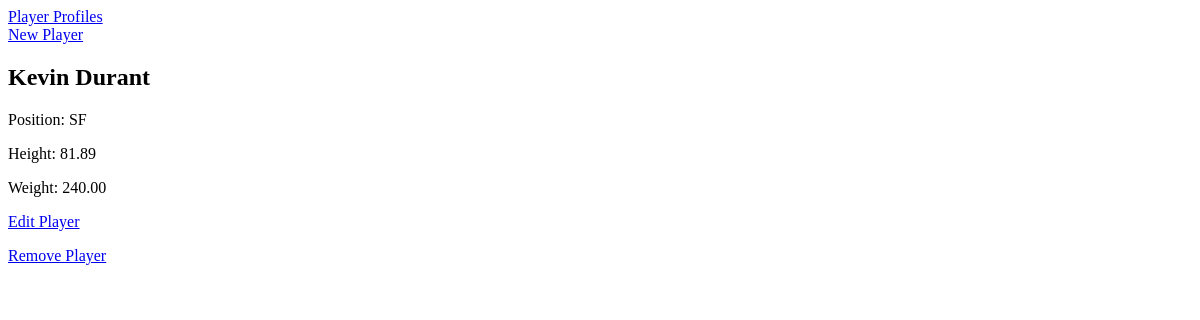
The app's page /players/6/, older data.
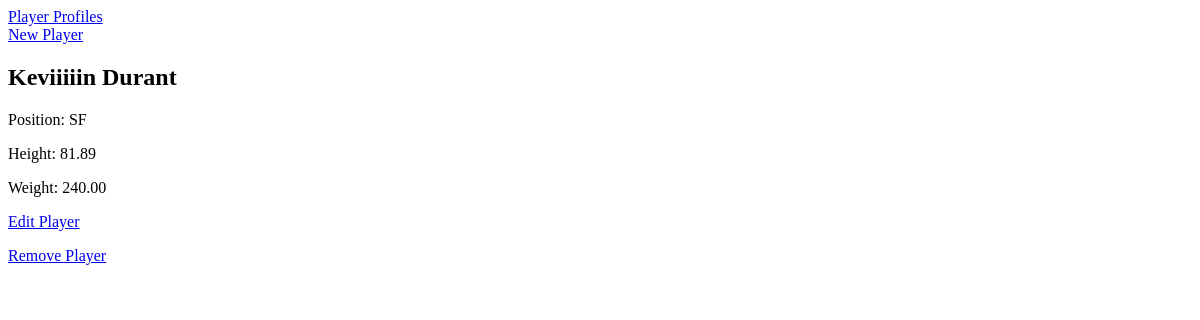
The same page, newer data.
### players/models.py (models this page shows, shortened)
class Player(models.Model):
   player_name = models.CharField(max_length=50)
   author = models.ForeignKey('auth.User', on_delete=models.CASCADE,)
   height = models.DecimalField(max_digits=4, decimal_places=2)
   weight = models.DecimalField(max_digits=5, decimal_places=2)
   position = models.CharField(max_length=20, choices=positions, default='water boy')

### players/views.py (the view)
# urls.py: path('players/<int:pk>/', PlayerDetailView.as_view(), name='players'),
class PlayerDetailView(DetailView):
  model = Player
  template_name = 'players.html'

### templates/players.html
{% extends 'base.html' %}
{% block content %}
<div>
  <h2>{{player.player_name}}</h2>
  <p>Position: {{player.get_position_display}}</p>
  <p>Height: {{player.height}}</p>
  <p>Weight: {{player.weight}}</p>
  <p><a href="{% url 'player_edit' player.id %}">Edit Player</a></p>
  <p><a href="{% url 'player_delete' player.id %}">Remove Player</a></p>
</div>
{% endblock content %}

### templates/base.html (shortened to what this page needs)
<!DOCTYPE html>
<html lang="en">
<head>
</head>
<body>
  <header>
    <div>
      <a href="{% url 'home' %}">Player Profiles</a>
    </div>
    <div>
      <a href="{% url 'player_new' %}">New Player</a>
    </div>
  </header>
  <div>
    {% block content %}
    {% endblock content %}
  </div>
</body>
</html>

Row changes from the older to the newer data that the page shows:
changed Player "SF": player_name "Kevin Durant" → "Keviiiiin Durant"
